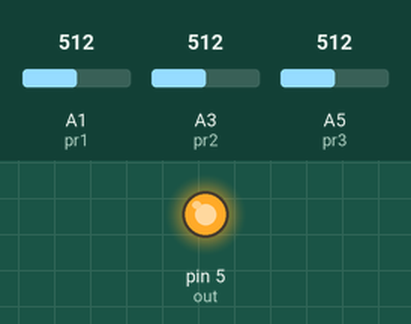
Bench run of a sketch on a simulated Arduino Uno, built with avr-gcc and run on an emulated ATmega328P. Parts: output pins drawn as LEDs (lit = HIGH). Inputs (shaded band) come from the test bench; at power-on: A1 (pr1) = 512, A3 (pr2) = 512, A5 (pr3) = 512.

Above: at 0.1 s.
Timing chart, 0 to 1.6 s (numbered marks = the images above):
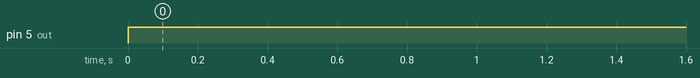

The sketch:

_3PRcode_6_2_2017.ino
```cpp
int out = 5;
int pr1 = 15;
int pr2 = 17;
int pr3 = 19;
int pr1val = 0;
int pr2val = 0;
int pr3val = 0;
const int _delay = 200;
const int _threshold = 590;

void setup() {
  pinMode(out, OUTPUT);
  pinMode(pr1, INPUT);
  pinMode(pr2, INPUT);
  pinMode(pr3, INPUT);
  pinMode(8, INPUT);
}

void loop() {
    pr1val = analogRead(pr1);
    pr2val = analogRead(pr2);
    pr3val = analogRead(pr3);

    Serial.print(pr1val);
    Serial.print("\t");
    Serial.print(pr2val);
    Serial.print("\t");
    Serial.print(pr3val);
    Serial.print("\t");
    Serial.print(millis());
    Serial.println();

    bool _12 = pr1val > _threshold && pr2val > _threshold;
    bool _13 = pr1val > _threshold && pr3val > _threshold;
    bool _23 = pr2val > _threshold && pr3val > _threshold;

    if (_12 || _13 || _23)
      digitalWrite(out, LOW);
    else
      digitalWrite(out, HIGH);

    delay(_delay);
}
```

Measured:
- by itself, pin 5 (out): LOW → HIGH at 0.00 s
